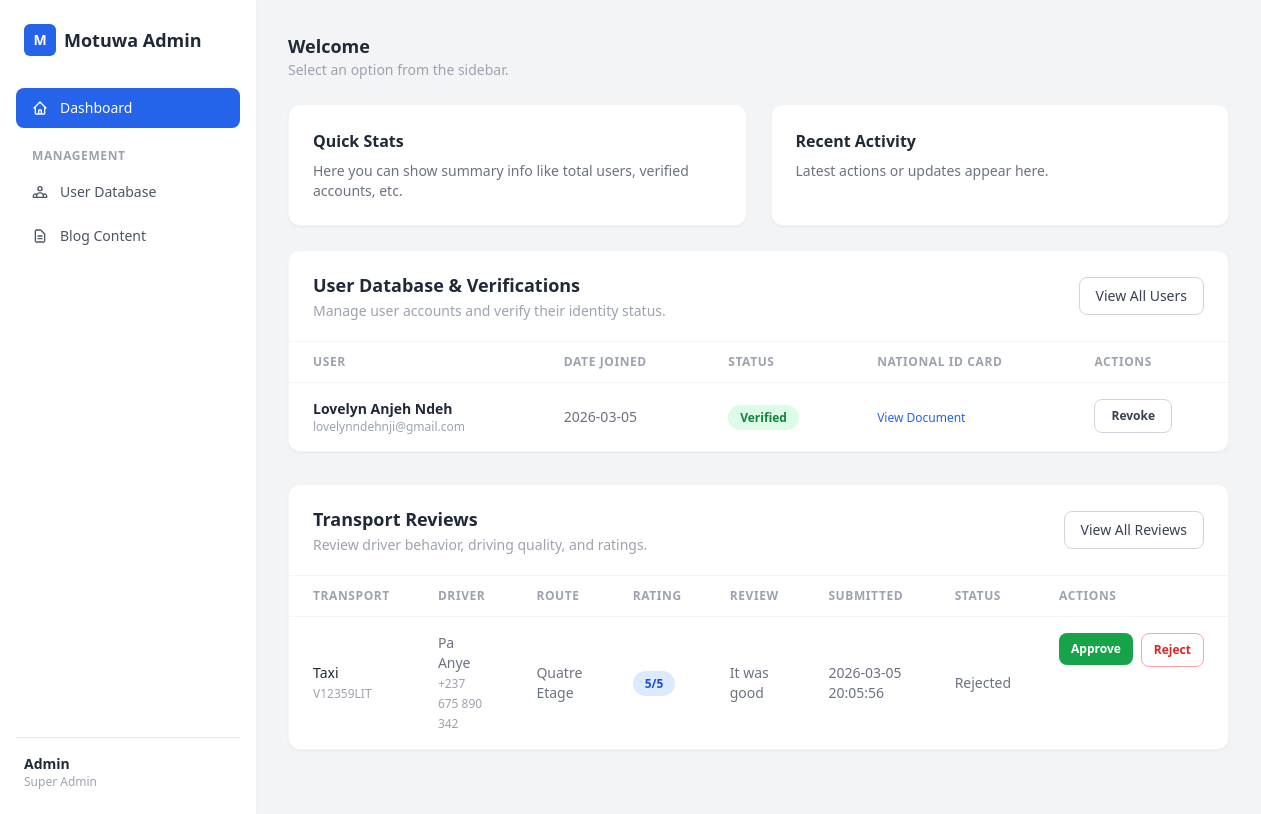
The page /admin on the database its author committed.
### tables this page shows
CREATE TABLE users (
               id INTEGER PRIMARY KEY AUTOINCREMENT,
               name TEXT NOT NULL,
               email TEXT NOT NULL UNIQUE,
               phone TEXT NOT NULL,
               emergency_email1 TEXT NOT NULL,
               emergency_phone1 TEXT NOT NULL,
               emergency_email2 TEXT NOT NULL,
               emergency_phone2 TEXT NOT NULL,
               password TEXT NOT NULL,
               national_id_file TEXT,
               status TEXT DEFAULT 'Unverified',  
               timestamp TEXT

               );

CREATE TABLE transport_reviews (
id INTEGER PRIMARY KEY AUTOINCREMENT,
user_id INTEGER,
transport_type TEXT,
license_plate TEXT,
route TEXT,
company TEXT,
driver_name TEXT,
driver_contact TEXT,
driver_behavior TEXT,
driving_quality TEXT,
rating INTEGER,
review TEXT,
created_at TEXT,
status TEXT DEFAULT 'Pending'
);

### app.py (the view)
@app.route("/admin")
def admin():
    conn = sqlite3.connect(DB_NAME)
    conn.row_factory = sqlite3.Row
    c = conn.cursor()
    c.execute("SELECT id, name, email, timestamp, national_id_file, status FROM users ")
    users = c.fetchall()
    c.execute("""SELECT id, name, email, phone, emergency_email1, emergency_phone1,
                    emergency_email2, emergency_phone2, timestamp, national_id_file, status
             FROM users""")
    user1s = c.fetchall()
    c.execute("""
    SELECT tr.id, tr.transport_type, tr.license_plate, tr.route, tr.company,
           tr.driver_name, tr.driver_contact, tr.driver_behavior, tr.driving_quality,
           tr.rating, tr.review, tr.created_at, tr.status,
           u.name AS author_name, u.email AS author_email
    FROM transport_reviews tr
    JOIN users u ON tr.user_id = u.id
""")
    reviews = c.fetchall()
    conn.close()
    return render_template("MotuwaAdmin.html", users=users, user1s=user1s, reviews=reviews)

### templates/MotuwaAdmin.html (shortened to what this page needs)
<!DOCTYPE html>
<html lang="en">
<head>
  <script src="https://cdn.tailwindcss.com"></script>
</head>
<body class="bg-gray-100 font-sans">
  <div class="flex min-h-screen">
    <aside
      class="w-64 bg-white shadow-sm flex flex-col justify-between py-6 px-4 fixed top-0 bottom-0 left-0 overflow-y-auto">
      <div>
        <div class="flex items-center gap-2 px-2 mb-8">
          <div class="w-8 h-8 bg-blue-600 rounded-md flex items-center justify-center text-white font-bold text-sm">M
          </div>
          <span class="font-bold text-gray-800 text-lg">Motuwa Admin</span>
        </div>
        <nav class="space-y-1">
          <div id="sidebar">
          <a href="#" id="btnDashboard" class="flex items-center gap-3 bg-blue-600 text-white px-4 py-2.5 rounded-lg font-medium text-sm">
            <svg class="w-4 h-4" fill="none" stroke="currentColor" viewBox="0 0 24 24">
              <path stroke-linecap="round" stroke-linejoin="round" stroke-width="2"
                d="M3 12l2-2m0 0l7-7 7 7M5 10v10a1 1 0 001 1h3m10-11l2 2m-2-2v10a1 1 0 01-1 1h-3m-6 0a1 1 0 001-1v-4a1 1 0 011-1h2a1 1 0 011 1v4a1 1 0 001 1m-6 0h6" />
            </svg>
            Dashboard
          </a>
        </div>
          <p class="text-xs font-semibold text-gray-400 uppercase tracking-wider px-4 pt-4 pb-1">Management</p>
          <div id="sidebar" class="flex items-center gap-3 text-gray-600 hover:bg-gray-100 px-4 py-2.5 rounded-lg text-sm font-medium transition">
            <a href="#" id="btnUserDatabase"
              class="flex items-center gap-3">
              User Database
            </a>
          </div>
          <div id="sidebar" class="flex items-center gap-3 text-gray-600 hover:bg-gray-100 px-4 py-2.5 rounded-lg text-sm font-medium transition">
            <a href="#" id="btnblogDatabase"
              class="flex items-center gap-3">
              <svg class="w-4 h-4" fill="none" stroke="currentColor" viewBox="0 0 24 24">
                <path stroke-linecap="round" stroke-linejoin="round" stroke-width="2"
                  d="M9 12h6m-6 4h6m2 5H7a2 2 0 01-2-2V5a2 2 0 012-2h5.586a1 1 0 01.707.293l5.414 5.414a1 1 0 01.293.707V19a2 2 0 01-2 2z" />
              </svg>
              Blog Content
            </a>
          </div>
        </nav>
      </div>
      <div class="flex items-center gap-3 px-2 mt-6 border-t pt-4">
       <div>
          <p class="text-sm font-semibold text-gray-800">Admin</p>
          <p class="text-xs text-gray-400">Super Admin</p>
        </div>
      </div>
    </aside>
    <main class="ml-64 flex-1 p-8" id="mainbar">
      <h2 class="text-lg font-bold text-gray-800">Welcome</h2>
      <p class="text-sm text-gray-400">Select an option from the sidebar.</p>
      <div class="grid grid-cols-2 gap-6 mt-6">
        <div class="bg-white rounded-xl shadow-sm border border-gray-100 p-6">
          <h3 class="text-md font-semibold text-gray-800">Quick Stats</h3>
          <p class="text-sm text-gray-500 mt-2">Here you can show summary info like total users, verified accounts, etc.</p>
        </div>
        <div class="bg-white rounded-xl shadow-sm border border-gray-100 p-6">
          <h3 class="text-md font-semibold text-gray-800">Recent Activity</h3>
          <p class="text-sm text-gray-500 mt-2">Latest actions or updates appear here.</p>
        </div>
      </div><br>
      <div class="bg-white rounded-xl shadow-sm border border-gray-100 mb-8">
        <div class="flex items-center justify-between px-6 py-5 border-b border-gray-100">
          <div>
            <h2 class="text-lg font-bold text-gray-800">User Database & Verifications</h2>
            <p class="text-sm text-gray-400 mt-0.5">Manage user accounts and verify their identity status.</p>
          </div>
          <button
            class="border border-gray-300 text-gray-700 text-sm px-4 py-2 rounded-lg hover:bg-gray-50 transition font-medium"
            id="btnViewAllUsers">
            View All Users
          </button>
        </div>
        <div class="overflow-x-auto">
          <table class="w-full text-sm">
            <thead>
              <tr class="text-xs text-gray-400 uppercase tracking-wider border-b border-gray-100">
                <th class="text-left px-6 py-3 font-semibold">User</th>
                <th class="text-left px-6 py-3 font-semibold">Date Joined</th>
                <th class="text-left px-6 py-3 font-semibold">Status</th>
                <th class="text-left px-6 py-3 font-semibold">National ID Card</th>
                <th class="text-left px-6 py-3 font-semibold">Actions</th>
              </tr>
            </thead>
            <tbody class="divide-y divide-gray-50">
              {% for user in users %}
              <tr class="hover:bg-gray-50 transition">
                <td class="px-6 py-4">
                  <p class="font-semibold text-gray-800">{{ user.name }}</p>
                  <p class="text-xs text-gray-400">{{ user.email }}</p>
                </td>
                <td class="px-6 py-4 text-gray-500">
                  {{ user["timestamp"].split("T")[0] }}
                </td>
                <td class="px-6 py-4">
                  {% if user.status == 'Verified' %}
                  <span class="bg-green-100 text-green-700 text-xs font-semibold px-3 py-1 rounded-full">Verified</span>
                  {% else %}
                  <span
                    class="bg-yellow-100 text-yellow-700 text-xs font-semibold px-3 py-1 rounded-full">Unverified</span>
                  {% endif %}
                </td>
                <td class="px-6 py-4">
                  {% if user.national_id_file %}
                  <a href="{{ url_for('static', filename='uploads/' ~ user.national_id_file) }}" target="_blank"
                    class="text-blue-600 hover:underline text-xs font-medium">
                    View Document
                  </a>
                  {% else %}
                  <span class="text-xs text-gray-400">No file</span>
                  {% endif %}
                </td>
                <td class="px-6 py-4 flex items-center gap-3">
                  {% if user.status == 'Verified' %}
                  <form method="POST" action="{{ url_for('revoke_user', user_id=user.id) }}">
                    <button type="submit"
                      class="border border-gray-300 text-gray-700 text-xs font-semibold px-4 py-2 rounded-lg hover:bg-gray-50 transition">
                      Revoke
                    </button>
                  </form>
                  {% endif %}
                </td>
              </tr>
              {% endfor %}
            </tbody>
          </table>
        </div>
      </div>
<div class="bg-white rounded-xl shadow-sm border border-gray-100 mb-8">
  <div class="flex items-center justify-between px-6 py-5 border-b border-gray-100">
    <div>
      <h2 class="text-lg font-bold text-gray-800">Transport Reviews</h2>
      <p class="text-sm text-gray-400 mt-0.5">Review driver behavior, driving quality, and ratings.</p>
    </div>
    <a href="{{ url_for('admin') }}"
       class="border border-gray-300 text-gray-700 text-sm px-4 py-2 rounded-lg hover:bg-gray-50 transition font-medium">
      View All Reviews
    </a>
  </div>
  <div class="overflow-x-auto">
    <table class="w-full text-sm">
      <thead>
        <tr class="text-xs text-gray-400 uppercase tracking-wider border-b border-gray-100">
          <th class="text-left px-6 py-3 font-semibold">Transport</th>
          <th class="text-left px-6 py-3 font-semibold">Driver</th>
          <th class="text-left px-6 py-3 font-semibold">Route</th>
          <th class="text-left px-6 py-3 font-semibold">Rating</th>
          <th class="text-left px-6 py-3 font-semibold">Review</th>
          <th class="text-left px-6 py-3 font-semibold">Submitted</th>
          <th class="text-left px-6 py-3 font-semibold">Status</th>
          <th class="text-left px-6 py-3 font-semibold">Actions</th>
        </tr>
      </thead>
      <tbody class="divide-y divide-gray-50">
        {% for r in reviews %}
        <tr class="hover:bg-gray-50 transition">
          <td class="px-6 py-4 text-gray-800 font-medium">
            {{ r.transport_type }} <br>
            <span class="text-xs text-gray-400">{{ r.license_plate }}</span>
          </td>
          <td class="px-6 py-4 text-gray-500">
            {{ r.driver_name }} <br>
            <span class="text-xs text-gray-400">{{ r.driver_contact }}</span>
          </td>
          <td class="px-6 py-4 text-gray-500">{{ r.route }}</td>
          <td class="px-6 py-4">
            <span class="bg-blue-100 text-blue-700 text-xs font-semibold px-3 py-1 rounded-full">
              {{ r.rating }}/5
            </span>
          </td>
          <td class="px-6 py-4 text-gray-500">{{ r.review }}</td>
          <td class="px-6 py-4 text-gray-500">{{ r["created_at"].split("T")[0] }}</td>
          <td class="px-6 py-4 text-gray-500">{{ r.status }}</td>
          <td class="px-6 py-4 flex gap-2">
            <form method="POST" action="{{ url_for('approve_review', review_id=r.id) }}">
              <button class="bg-green-600 text-white text-xs font-semibold px-3 py-2 rounded-lg hover:bg-green-700 transition">Approve</button>
            </form>
            <form method="POST" action="{{ url_for('reject_review', review_id=r.id) }}">
              <button class="border border-red-300 text-red-600 text-xs font-semibold px-3 py-2 rounded-lg hover:bg-red-50 transition">Reject</button>
            </form>
          </td>
        </tr>
        {% endfor %}
      </tbody>
    </table>
  </div>
</div>
    </main>
  </div>
</body>
</html>

### rows shown on the page
users: name "Lovelyn Anjeh Ndeh", email "lovelynndehnji@gmail.com", timestamp "2026-03-05", status "Verified"
transport_reviews: transport_type "Taxi", license_plate "V12359LIT", driver_name "Pa Anye", driver_contact "+237 675 890 342", route "Quatre Etage", rating "5", review "It was good", created_at "2026-03-05 20:05:56", status "Rejected"
